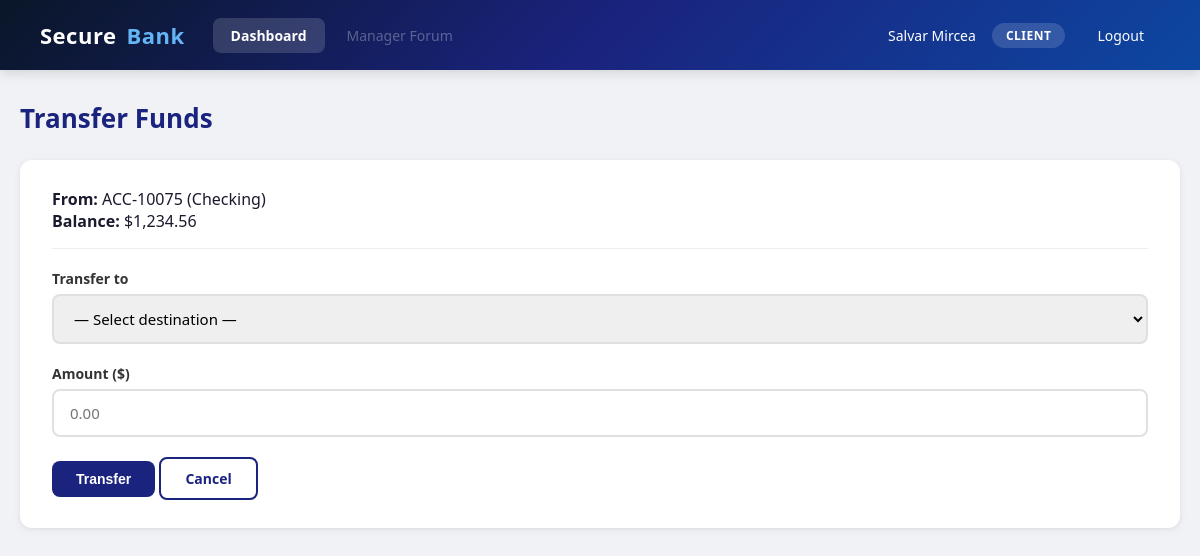
Screenshot of /client/transfer.php?account=75 (signed in) with the database file from the repository.
### tables this page shows
CREATE TABLE accounts (
    id INT AUTO_INCREMENT PRIMARY KEY,
    user_id INT NOT NULL,
    account_number VARCHAR(20) UNIQUE NOT NULL,
    balance DECIMAL(15,2) NOT NULL DEFAULT 0.00,
    account_type VARCHAR(50) DEFAULT 'checking',
    created_at TIMESTAMP DEFAULT CURRENT_TIMESTAMP,
    FOREIGN KEY (user_id) REFERENCES users(id)
);

### src/client/transfer.php (the view, shortened to what this page needs)
<?php
$db = getDB();
$userId = (int)$_SESSION['user_id'];
$accountId = (int)($_GET['account'] ?? $_POST['account'] ?? 0);
$accCheck = $db->prepare("SELECT id, account_number, balance, account_type FROM accounts WHERE id = :aid AND user_id = :uid");
$accCheck->execute(['aid' => $accountId, 'uid' => $userId]);
$sourceAccount = $accCheck->fetch();
$success = '';
?>
<!DOCTYPE html>
<html lang="en">
<head>
    <link rel="stylesheet" href="../css/style.css">
</head>
<body>
    <?php include '../includes/header.php'; ?>
    <div class="container">
        <h1 class="page-title">Transfer Funds</h1>
        <div class="card">
            <div style="margin-bottom:20px;padding-bottom:16px;border-bottom:1px solid #eee;">
                <strong>From:</strong> <?= htmlspecialchars($sourceAccount['account_number']) ?>
                (<?= ucfirst($sourceAccount['account_type']) ?>)<br>
                <strong>Balance:</strong> $<?= number_format($sourceAccount['balance'], 2) ?>
            </div>
            <?php if ($success): ?>
                <div class="alert alert-success"><?= htmlspecialchars($success) ?></div>
                <a href="dashboard.php" class="btn btn-primary">Back to Dashboard</a>
            <?php else: ?>
                <form method="POST" id="transferForm">
                    <div class="form-group">
                        <label>Transfer to</label>
                        <select name="target_type" id="targetType" required onchange="toggleTarget()">
                            <option value="">— Select destination —</option>
                        </select>
                    </div>
                    <div class="form-group">
                        <label for="amount">Amount ($)</label>
                        <input type="number" id="amount" name="amount" step="0.01" min="0.01" max="<?= $sourceAccount['balance'] ?>" placeholder="0.00" required>
                    </div>
                    <button type="submit" class="btn btn-primary">Transfer</button>
                    <a href="dashboard.php" class="btn btn-outline">Cancel</a>
                </form>
            <?php endif; ?>
        </div>
    </div>
</body>
</html>

### src/css/style.css (style rules this page uses)
* { margin: 0; padding: 0; box-sizing: border-box; }
body { font-family: 'Segoe UI', Tahoma, Geneva, Verdana, sans-serif; background: #f0f2f5; color: #1a1a2e; min-height: 100vh; }
.container { max-width: 1200px; margin: 0 auto; padding: 30px 20px; }
.card { background: #fff; border-radius: 12px; box-shadow: 0 1px 4px rgba(0,0,0,0.06), 0 2px 12px rgba(0,0,0,0.04); padding: 28px 32px; margin-bottom: 24px; transition: box-shadow 0.2s; }
.btn { display: inline-flex; align-items: center; gap: 8px; padding: 10px 24px; border: none; border-radius: 8px; font-size: 14px; font-weight: 600; cursor: pointer; text-decoration: none; transition: all 0.2s; }
.btn-primary { background: #1a237e; color: #fff; }
.btn-outline { background: transparent; color: #1a237e; border: 2px solid #1a237e; }
.form-group { margin-bottom: 20px; }
.form-group label { display: block; font-size: 14px; font-weight: 600; color: #333; margin-bottom: 6px; }
.form-group input, .form-group select, .form-group textarea { width: 100%; padding: 12px 16px; border: 2px solid #e0e0e0; border-radius: 8px; font-size: 15px; transition: border-color 0.2s; font-family: inherit; }
.page-title { font-size: 26px; font-weight: 700; color: #1a237e; margin-bottom: 24px; }

### rows the page displays
accounts: account_number "ACC-10075", account_type "Checking", balance "1,234.56"

### other values shown
$fullName "Salvar Mircea"
$role "CLIENT"
